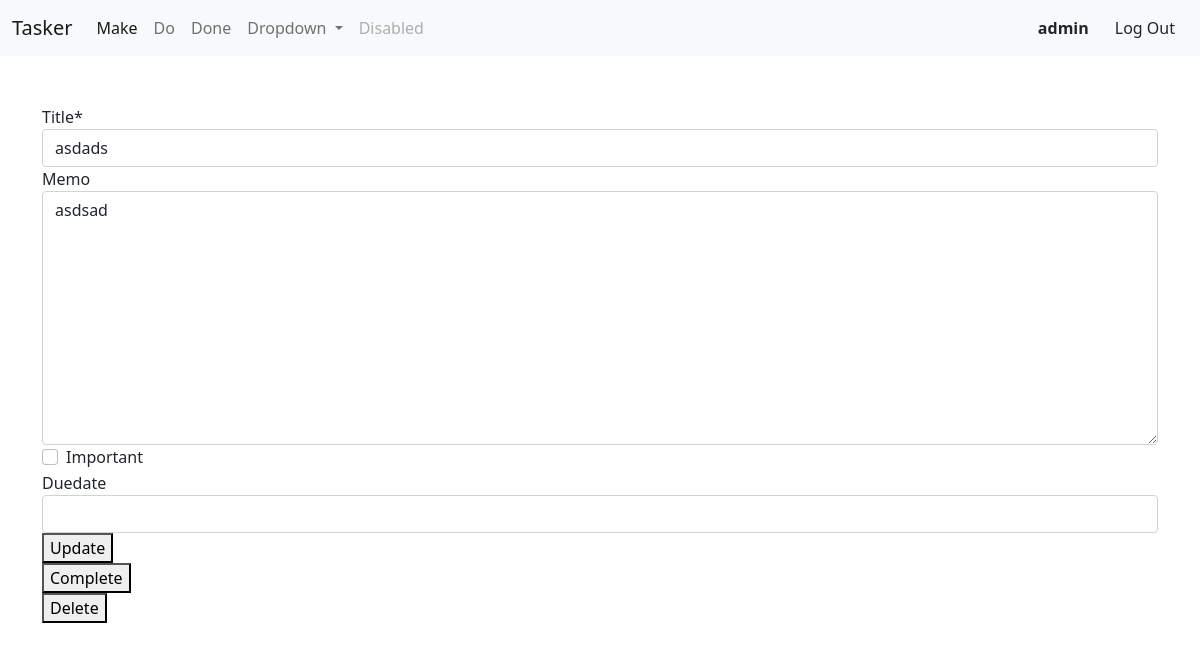
/todo/6 (signed in), run on an earlier commit of the app's database.
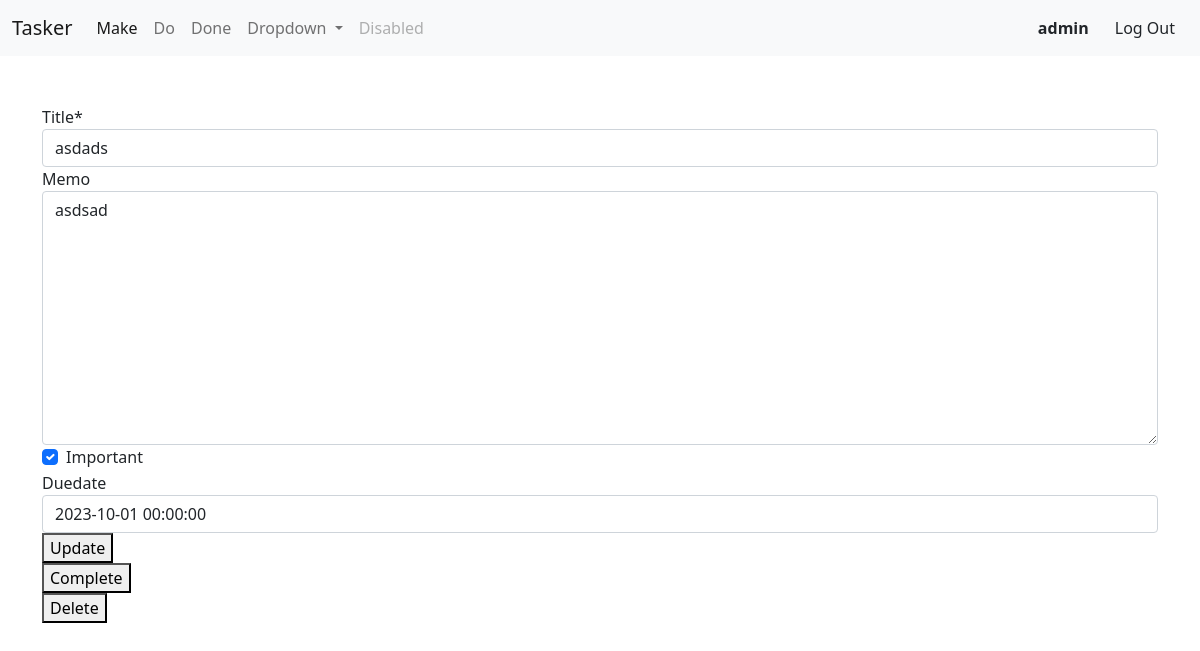
And on a later commit of the database.
### todo/models.py (models this page shows, shortened)
class Todo(models.Model):
    title = models.CharField(max_length=169)
    memo = models.TextField(blank=True)
    created = models.DateTimeField(auto_now_add=True)
    duedate = models.DateTimeField(null=True, blank=True)
    datecompleted = models.DateTimeField(null=True, blank=True)
    important = models.BooleanField(default=False)
    user = models.ForeignKey(User, on_delete=models.CASCADE)

### todo/views.py (the view, shortened to what this page needs)
# urls.py: path('todo/<int:todo_pk>', views.viewtodo, name='viewtodo'),
@login_required
def viewtodo(request, todo_pk):
    todo = get_object_or_404(Todo, pk=todo_pk, user=request.user)
    if request.method == 'GET':
        form = TodoForm(instance=todo)
        return render(request, 'todo/viewtodo.html', {'todo':todo, 'form':form})

### todo/forms.py
class TodoForm(ModelForm):
    class Meta:
        model = Todo
        fields = ['title', 'memo', 'important', 'duedate']

### todo/templates/todo/viewtodo.html (shortened to what this page needs)
{% extends 'todo/base.html' %}
{% load crispy_forms_tags %}
{% block content %}
<div class="container">
    <br>
    <form method="POST">
        {{ form|crispy }}
        <button type="submit">Update</button>
    </form>
    <form method="POST" action="{% url 'completetodo' todo.id %}">
        <button type="submit">Complete</button>
    </form>
    <form method="POST" action="{% url 'deletetodo' todo.id %}">
        <button type="submit">Delete</button>
    </form>
</div>
{% endblock content %}

What changed in the data, as far as the page shows it:
changed Todo "asdads": important "☐" → "☑"; duedate (not shown) → "2023-10-01 00:00:00"
